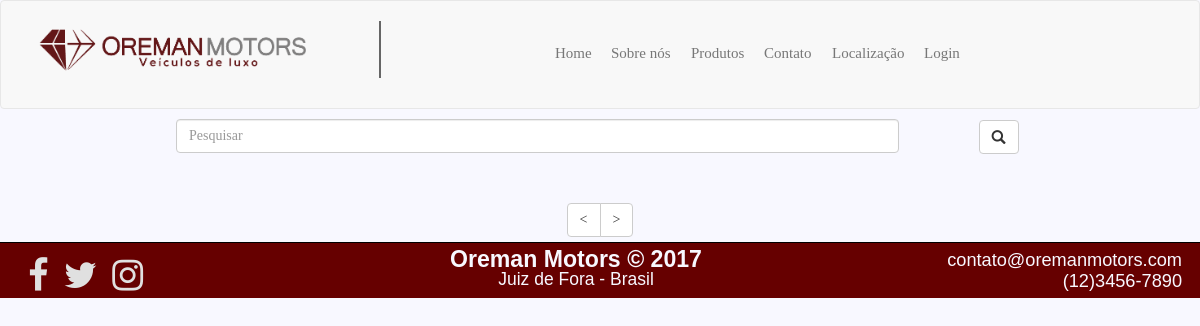
/php/pesquisa-produtos.php?prod=Titulo, run on an earlier commit of the app's database.
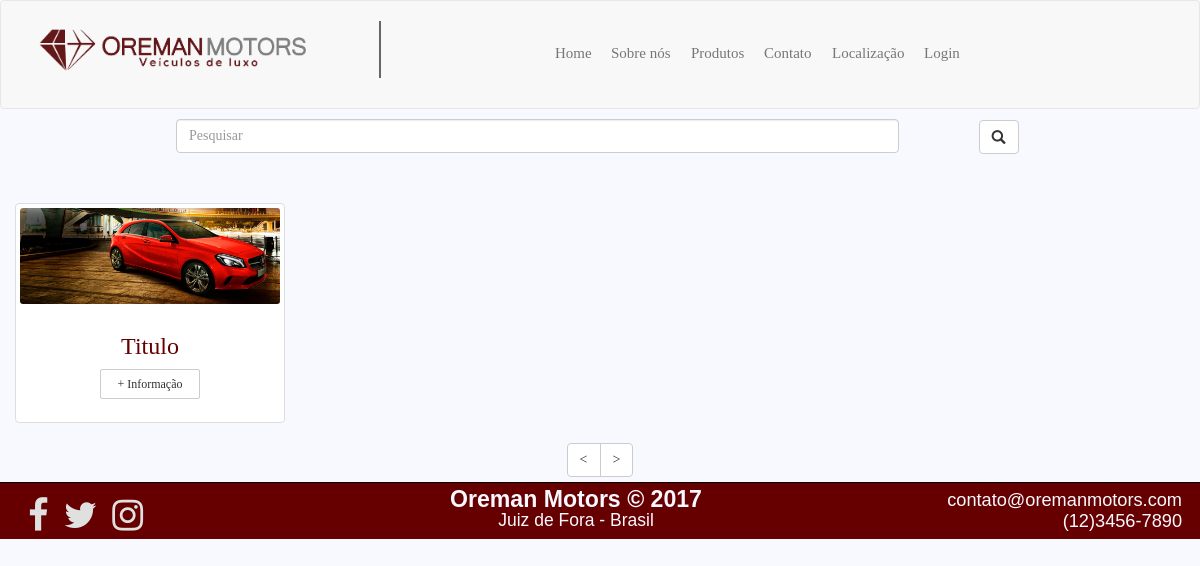
And on a later commit of the database.
### tables this page shows
CREATE TABLE `produtos` (
  `nome` varchar(20) NOT NULL,
  `descricao` varchar(500) NOT NULL,
  `preco` decimal(10,2) NOT NULL,
  `categoria` varchar(50) NOT NULL,
  `capa` varchar(700) NOT NULL,
  `albumid` int(11) NOT NULL
);

### php/pesquisa-produtos.php (the view, shortened to what this page needs)
<?php
$produto = $_GET["prod"];
if ($_GET["prod"] == '')
	{
		header('location:produtos.php?');
	}
else {
	include("conecta.php");
 ?>
<!DOCTYPE html>
<html class="html-produtos">
	<head>
		<link rel="stylesheet" type="text/css" href="../assets/css/reset.css">
		<link rel="stylesheet" type="text/css" href="../assets/bootstrap/css/bootstrap.min.css">
		<link rel="stylesheet" type="text/css" href="../assets/css/estilos.css">
		<link rel="icon" href="../assets/images/icon.png" type="image/x-icon"/><link rel="stylesheet" href="https://cdnjs.cloudflare.com/ajax/libs/font-awesome/4.7.0/css/font-awesome.min.css">
		 <link rel="stylesheet" href="../assets/css/animate.css">
	</head>
	<body class="body-produtos">
		 <header class="body-menu">
		      <nav  class="navbar navbar-default">
		      	<div  class="container">
			        <div class="navegador-tamanho">
			          <div class="navbar-header">
			           <a href="home.html">
			              <img src="../assets/images/LogoTransparente1.png" class="d-inline-block align-top logo-menu" alt="Oreman motors">
			            </a>
			          </div>
			              <div class="collapse navbar-collapse" id="collapse-navbar">
			              <ul id="menu"  class="nav navbar-nav ">
			                  <li class="nav-item"><a id="let" class="animated  zoomIn" href="home.html" target="_blank">Home</a></li>
			                  <li class="nav-item"><a id="let" class="animated  zoomIn"  href="quem-somos.html" target="_blank">Sobre nós</a></li>
			                  <li class="nav-item"><a id="let" class="animated  zoomIn"  href="produtos.html" target="_blank">Produtos</a></li>
			                  <li class="nav-item"><a id="let" class="animated  zoomIn" href="contato.html" target="_blank">Contato</a></li>
			                  <li class="nav-item"><a id="let" class="animated  zoomIn" href="localizacao.html" target="_blank">Localização</a></li>
			               	  <li class="nav-item"><a id="let" class="animated  zoomIn" href="login.html" target="_blank">Login</a></li>
			              </ul>
			              </div>
			        </div>
		        </div>
		      </nav>
		</header>
			<section  id="teste-js" class="container-fluid ">
				<form class="form-inline formulario-produtos" method="GET" action="pesquisa-produtos.php" >
							<div  class="form-group">
							<input id="pesquisa-produtos" type="text" name="prod" class="form-control" placeholder="Pesquisar">
							</div>
							<div id="bot-enter">
                   		    <button   type="submit" class="btn btn-default glyphicon glyphicon-search"></button>
                   			</div>
					</form>
						<?php
						$itens = mysqli_query($conexao, "SELECT * FROM produtos WHERE nome LIKE '{$produto}' OR descricao LIKE '{$produto}' OR capa LIKE '{$produto}' OR preco LIKE '{$produto}' OR categoria LIKE '{$produto}' ");
						?>
						<div class="row">
						<?php
						$res = mysqli_num_rows($itens);
						if($res !== '')
						{
						while ($tot_itens = mysqli_fetch_array($itens))
						{ ?>
				  				<div class="col-sm-6 col-md-4 col-lg-3">
										<figure class="thumbnail box-produto">
											<img src="upload/<?php echo $tot_itens['capa']; ?>"  class="foto-produtos" alt="Carro preto">
												<figcaption class="caption">
													<h3 class="titulo-h3-produtos"><?php echo $tot_itens['nome'];  ?></h3>
													<p><a href="produtos-detalhes.php?albumid=<?php echo $tot_itens['albumid']; ?>" target="_blank" class="center-block btn btn-default btn-sm " role="button" id="info-produtos">+ Informação</a></p>
												</figcaption>
										</figure>
								</div>
				  <?php } }
				  			?>
			</section>
			<div align="center" id="NeB">
					<div  class="btn-group" role="group" aria-label="...">
					  <button  type="button" class="btn btn-default"><</button>
					  <button  type="button" class="btn btn-default">></button>
					</div>
			</div>
	</body>
	<div id="body-footer" >
	<div  id="footer-produtos">
	<footer id="footer" >
		<div class="wrapper">
			<div class="footer-inicio">
				<ul class="icones-sociais">
					<li><a class="facebook" href="https://facebook.com/oremanmotors"><i class="fa fa-facebook" aria-hidden="true"></i></a></li>
					<li><a class="twitter" href="https://twitter.com/oremanmotors"><i class="fa fa-twitter" aria-hidden="true"></i></a></li>
					<li><a class="instagram" href="https://twitter.com/oremanmotors"><i class="fa fa-instagram" aria-hidden="true"></i></a></li>
				</ul>
			</div>
			<div class="footer-centro">
				<p class="footer-nome">Oreman Motors &copy; 2017</p>
				<p class="footer-cidade">Juiz de Fora - Brasil</p>
			</div>
			<div class="footer-fim">
				<p class="footer-email">contato@oremanmotors.com</p>
				<p class="footer-telefone">(12)3456-7890</p>
			</div>
		</div>
	</div>
	</div>
</html>
<?php } ?>

### assets/css/estilos.css (style rules this page uses)
figcaption p { font-size: 1.5em; }
.html-produtos,.body-produtos { width: 100%; background-color: #F8F8FF; font-family: playfair display; background-size: 100% auto; height: }
#info-produtos { position: relative; border-radius: 2px; width: 100px; height: 30px; }
.titulo-h3-produtos { text-align: center; color: #660000; }
.foto-produtos { position: relative; border-radius: 3px; width: 100%; height: 80%; }
#pesquisa-produtos { width: 100%; }
#bot-enter { width: 15%; margin-left: 85%; bottom: 50px; position: relative; }
#NeB { margin-bottom: 5px; }
@media (min-width: 768px) { #bot-enter { margin-top: 16px; width: 6%; } }
@media (min-width: 768px) { #pesquisa-produtos { position: relative; margin-top: 10px; margin-left: 111px; } }
@media (min-width: 992px) { #bot-enter { margin-top: 16px; width: 5%; position: relative; right: 33px; } }
@media (min-width: 992px) { #pesquisa-produtos { position: relative; margin-top: 10px; left: 1px; padding-right: 190px; } }
@media (min-width: 1200px) { #bot-enter { margin-top: 16px; width: 3%; position: relative; right: 31px; } }
@media (min-width: 1200px) { #pesquisa-produtos { position: relative; margin-top: 10px; margin-right: 230px; left: 50px; } }
#footer { background-color: #660000; height: 15%; border-top: 1px solid #000; position: relative; font-family: sans-serif; }
.footer-inicio { position: relative; height: 15%; }
.icones-sociais { position: relative; left: -2%; width: 30%; }
.icones-sociais li { position: relative; display: inline-block; margin: .4em; left: 2%; margin-top: 1em; }
.footer-centro p { position: absolute; text-align: center; width: 32%; left: 32%; color: #F8F8FF; }
.footer-nome { top: 0%; font-size: 165%; font-weight: bold; }
.footer-cidade { top: 44%; font-size: 125%; font-weight: lighter; }
.footer-fim p { position: absolute; text-align: right; color: #1c1c1c; width: 25%; left: 73.5%; color: #F8F8FF; font-size: 130%; }
.footer-email { top: 7%; }
.footer-telefone { top: 45%; }
.fa-facebook { font-size:36px !important; color: #e0e0e0; margin-right: 7%; transition: 0.6s ease-in-out; -webkit-transition: 0.6s ease-in-out; -ms-transition: 0.6s ease-in-out; -moz-transition: 0.6s ease-in-out; }
.fa-twitter { font-size:36px !important; color: #e0e0e0; margin-right: 7%; transition: 0.6s ease-in-out; -webkit-transition: 0.6s ease-in-out; -ms-transition: 0.6s ease-in-out; -moz-transition: 0.6s ease-in-out; }
.fa-instagram { font-size:36px !important; color: #e0e0e0; margin-right: 7%; transition: 0.6s ease-in-out; -webkit-transition: 0.6s ease-in-out; -ms-transition: 0.6s ease-in-out; -moz-transition: 0.6s ease-in-out; }
#html-menu, .body-menu { height: 100%; font-family: 'Playfair Display', serif; }
.navbar { position: relative; width: 100%; margin: 0; margin-bottom: 0 !important; }
.logo-menu { border-right: 2px solid #666666; padding-right: 9%; }
#menu { position: relative; margin-left: 45%; bottom: 20px; display: inline-block; }
#let { position: relative; }
@media (min-width: 1200px) { a#let { padding-right: 10px; padding-left: 10px; font-size: 20px; bottom: 10px; } }
@media (min-width: 1200px) { .logo-menu { width: 55%; position: relative; top: 20px; } }
@media (min-width: 1024px)and (max-width: 1200px) { a#let { padding-right: 10px; font-size: 15px; bottom: 10px; } }
@media (min-width: 1024px)and (max-width: 1200px) { .logo-menu { width: 50%; position: relative; top: 20px; } }

What changed in the data, as far as the page shows it:
added produtos: capa (picture), nome "Titulo"
